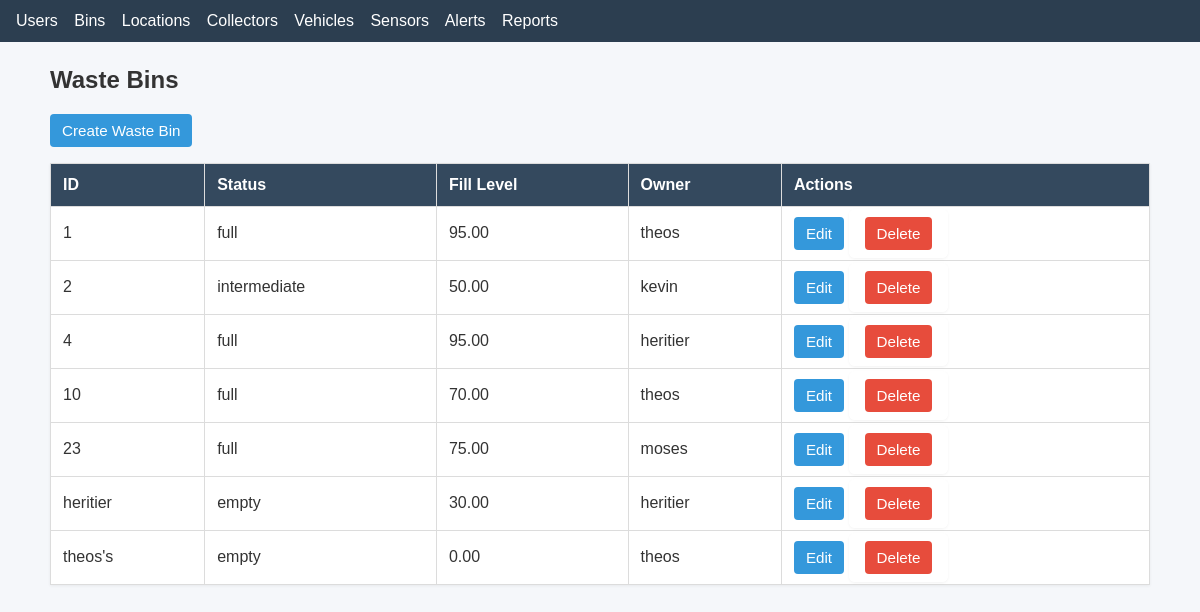
The page /bins/ on the database as committed earlier.
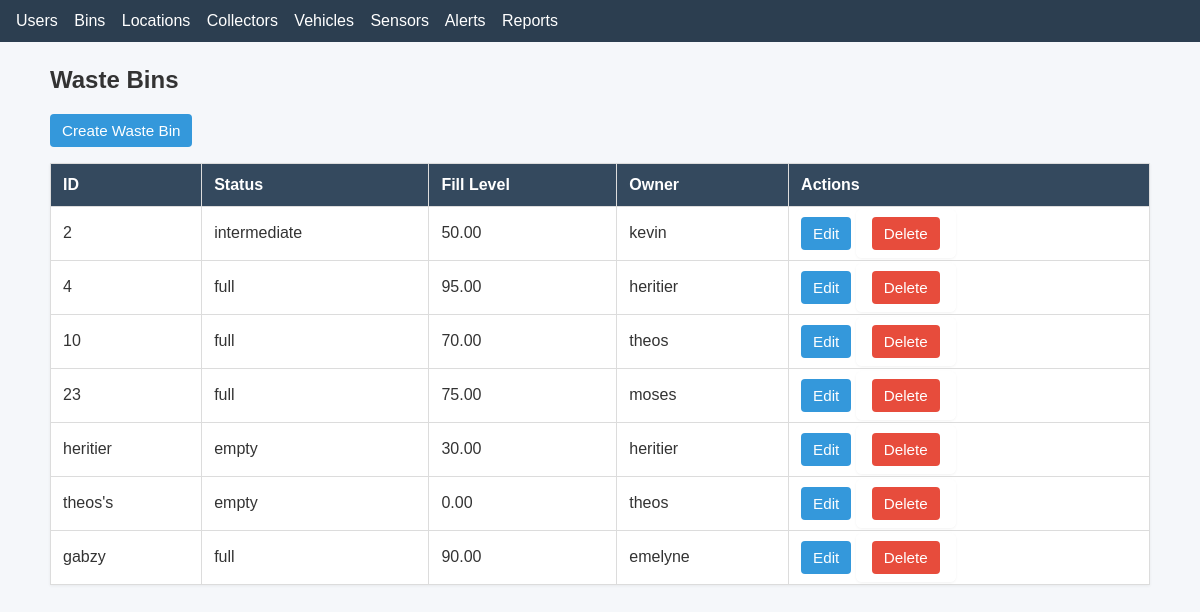
The same page on the database as committed later.
### stwms/models.py (models this page shows)
class WasteBin(models.Model):
    status_choices = [
        ('full','Full'),('intermediate','Intermediate'), ('empty', 'Empty'),('maintenance','Maintenance')
    ]
    WasteBin_id = models.CharField(max_length=10, primary_key=True)
    location = models.OneToOneField(Location, on_delete=models.SET_NULL, null=True)
    owner = models.ForeignKey(User, on_delete=models.CASCADE, related_name='owned_bins')
    fill_level = models.DecimalField(default=0, max_digits=5, decimal_places=2)
    status = models.CharField(max_length=50, choices=status_choices)
    last_updated = models.DateTimeField(auto_now=True)

### stwms/views.py (the view)
# urls.py: path('bins/', views.bin_list, name='bin_list'),
def bin_list(request):
    bins = WasteBin.objects.all()
    return render(request, "bin/bin_list.html", {"bins": bins})

### stwms/templates/bin/bin_list.html
{% extends "base.html" %}
{% block content %}
<h2>Waste Bins</h2>
<p><a class="btn" href="{% url 'stwms:bin_create' %}">Create Waste Bin</a></p>
<table>
    <thead>
        <tr><th>ID</th><th>Status</th><th>Fill Level</th><th>Owner</th><th>Actions</th></tr>
    </thead>
    <tbody>
    {% for bin in bins %}
        <tr>
            <td>{{ bin.WasteBin_id }}</td>
            <td>{{ bin.status }}</td>
            <td>{{ bin.fill_level }}</td>
            <td>{{ bin.owner.username }}</td>
            <td>
                <a class="btn" href="{% url 'stwms:bin_update' bin.WasteBin_id %}">Edit</a>
                <form style="display:inline" method="post" action="{% url 'stwms:bin_delete' bin.WasteBin_id %}">{% csrf_token %}
                    <button class="btn btn-danger" type="submit">Delete</button>
                </form>
            </td>
        </tr>
    {% empty %}
        <tr><td colspan="5">No bins found.</td></tr>
    {% endfor %}
    </tbody>
</table>
{% endblock %}

Rows that differ between the two databases and show on the page:
removed WasteBin: WasteBin_id "1", status "full", fill_level "95.00", owner.username "theos"
added WasteBin: WasteBin_id "gabzy", status "full", fill_level "90.00", owner.username "emelyne"
